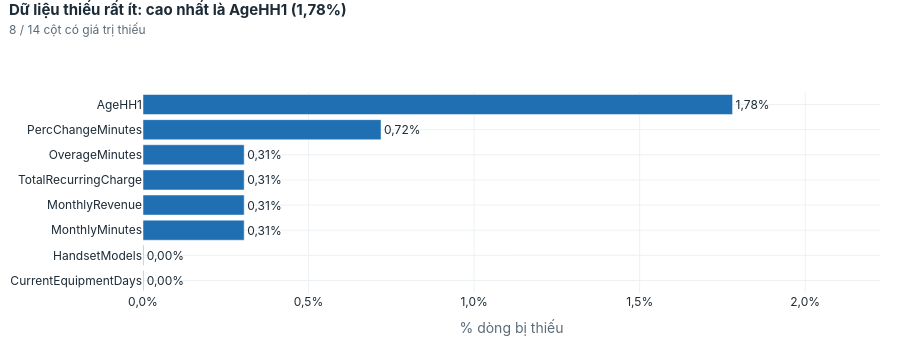

Notebook code for this chart:
### Markdown cell above
### C02 — Dữ liệu thiếu ở đâu?

### Code cell
show("C02_du_lieu_thieu")

### Figure 1 — Plotly figure (JSON) as saved in the notebook; plotly's stock layout.template omitted (floating-point values rounded to 4 significant figures)
{"data": [{"hovertemplate": "%{y}: %{x:.2%}<extra></extra>", "marker": {"color": "#1F6FB2"}, "orientation": "h", "text": ["0,00%", "0,00%", "0,31%", "0,31%", "0,31%", "0,31%", "0,72%", "1,78%"], "textposition": "outside", "type": "bar", "x": [1.959e-05, 1.959e-05, 0.003056, 0.003056, 0.003056, 0.003056, 0.007189, 0.01781], "y": ["CurrentEquipmentDays", "HandsetModels", "MonthlyMinutes", "MonthlyRevenue", "TotalRecurringCharge", "OverageMinutes", "PercChangeMinutes", "AgeHH1"]}], "layout": {"font": {"color": "#1D2B36", "family": "Inter, Segoe UI, Arial, sans-serif", "size": 12}, "height": 344, "hoverlabel": {"bgcolor": "white", "font": {"color": "#1D2B36", "family": "Inter, Segoe UI, Arial, sans-serif"}}, "legend": {"orientation": "h", "title": {}, "x": 1, "xanchor": "right", "y": 1.0, "yanchor": "bottom"}, "margin": {"b": 40, "l": 10, "r": 20, "t": 92}, "paper_bgcolor": "white", "plot_bgcolor": "white", "separators": ",.", "title": {"font": {"color": "#1D2B36", "size": 15}, "pad": {"t": 8}, "text": "<b>Dữ liệu thiếu rất ít: cao nhất là AgeHH1 (1,78%)</b><br><span style='font-size:12px;color:#5B6B78'>8 / 14 cột có giá trị thiếu</span>", "x": 0.01, "xanchor": "left", "y": 0.98, "yanchor": "top"}, "xaxis": {"automargin": true, "gridcolor": "#EDF1F4", "range": [0, 0.02226], "tickformat": ".1%", "title": {"font": {"color": "#5B6B78"}, "text": "% dòng bị thiếu"}, "zeroline": false}, "yaxis": {"automargin": true, "gridcolor": "#EDF1F4", "title": {"font": {"color": "#5B6B78"}}, "zeroline": false}}}
